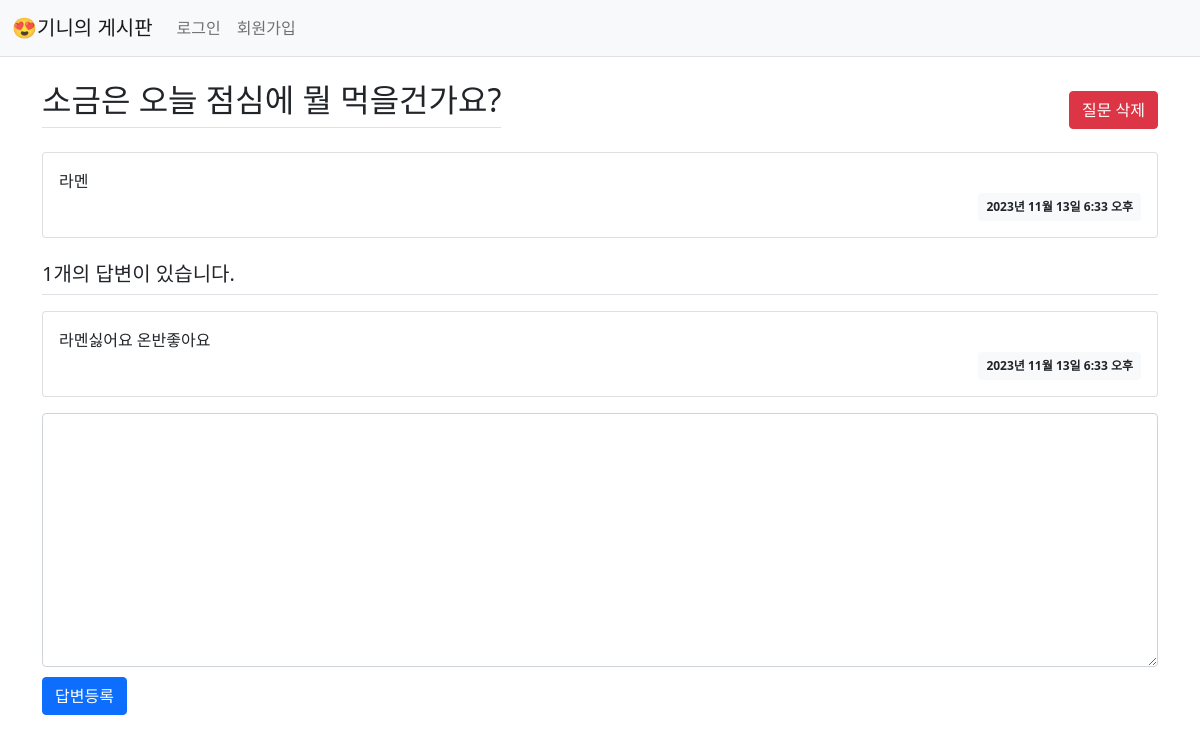
Screenshot of /pybo/1/ with the database file from the repository.
### pybo/models.py (models this page shows, shortened)
class Question(models.Model):
    subject = models.CharField(max_length=30)
    content = models.TextField()
    create_date = models.DateTimeField()

class Answer(models.Model):
    question = models.ForeignKey(Question, on_delete=models.CASCADE)
    content = models.TextField()
    create_date = models.DateTimeField()

### pybo/views.py (the view)
# urls.py: path('<int:question_id>/', views.detail, name='detail'),
def detail(request, question_id):
    question = get_object_or_404(Question, pk=question_id)
    context = {'question': question}
    return render(request, 'pybo/question_detail.html', context)

### templates/pybo/question_detail.html (shortened to what this page needs)
{% extends 'base.html' %}
{% block content %}
<div class="container my-3">
    <div class="d-flex justify-content-between align-items-center">
        <h2 class="border-bottom py-2">{{ question.subject }}</h2>
        <form action="{% url 'pybo:question_delete' question.id %}" method="post">
            <input type="submit" value="질문 삭제" class="btn btn-danger">
        </form>
    </div>
    <div class="card my-3">
        <div class="card-body">
            <div class="card-text" style="white-space: pre-line;">{{ question.content }}</div>
            <div class="d-flex justify-content-end">
                <div class="badge bg-light text-dark p-2">
                    {{ question.create_date }}
                </div>
            </div>
        </div>
    </div>
    <h5 class="border-bottom my-3 py-2">{{question.answer_set.count}}개의 답변이 있습니다.</h5>
    {% for answer in question.answer_set.all %}
    <div class="card my-3">
        <div class="card-body">
            <div class="card-text" style="white-space: pre-line;">{{ answer.content }}</div>
            <div class="d-flex justify-content-end">
                <div class="badge bg-light text-dark p-2">
                    {{ answer.create_date }}
                </div>
            </div>
        </div>
    </div>
    {% endfor %}
    <form action="{% url 'pybo:answer_create' question.id %}" method="post" class="my-3" style="margin-bottom: 20px;">
        <div class="form-group">
            <textarea name="content" id="content" class="form-control" rows="10"></textarea>
        </div>
        <input type="submit" value="답변등록" class="btn btn-primary">
    </form>
</div>
{% endblock %}

### static/style.css (style rules this page uses)
textarea { width:100%; }
input[type=submit] { margin-top:10px; }

### rows the page displays
Question: subject "소금은 오늘 점심에 뭘 먹을건가요?", content "라멘", create_date "2023년 11월 13일 6:33 오후", answer_set.count "1"
Answer: content "라멘싫어요 온반좋아요", create_date "2023년 11월 13일 6:33 오후"
